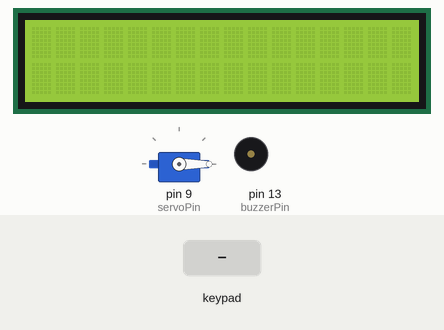
Recording of a sketch running on a simulated Arduino Uno, built with avr-gcc and run on an emulated ATmega328P. On the bench: servo, 16×2 character LCD, buzzer (waves = sounding, pin HIGH). The test bench sets the inputs (shaded band).

Above: at 1.2 s.
1.3 s: keypad keys 1 2 3 4 pressed 0.4 s apart
At 1.5 s:
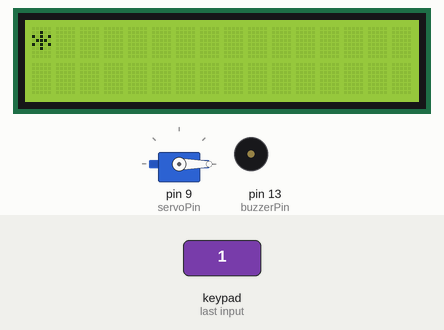
At 4.2 s:
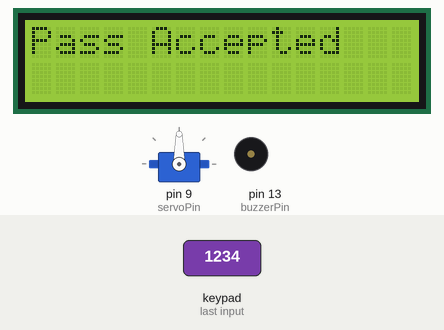
Timing chart, 0 to 9.3 s (numbered marks = the images above; inputs shaded):
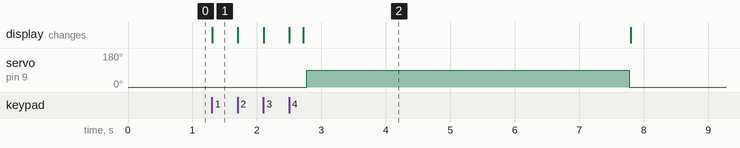

The sketch:

password_security.ino
```cpp
#include <LiquidCrystal_I2C.h>
#include <Keypad.h>
#include <SoftwareSerial.h>
#include <Servo.h>


SoftwareSerial BTserial(8,12 ); // SoftwareSerial BTserial(Rx, Tx)
LiquidCrystal_I2C lcd(0x27, 16, 2);
Servo sg90;
constexpr uint8_t servoPin = 9;
constexpr uint8_t buzzerPin = 13;
char initial_password[4] = {'1', '2', '3', '4'};  // Variable to store initial password
char password[4];   // Variable to store users password
boolean NormalMode = true; // boolean to change modes
char key_pressed = 0; // Variable to store incoming keys
uint8_t i = 0;  // Variable used for counter
const byte rows = 4;
const byte columns = 3;
char hexaKeys[rows][columns] = {
{'1', '2', '3'},
{'4', '5', '6'},
{'7', '8', '9'},
{'*', '0', '#'}
};
byte row_pins[rows] = {11, 7, 6, 5};
byte column_pins[columns] = {4, 3, 2};
Keypad keypad_key = Keypad( makeKeymap(hexaKeys), row_pins, column_pins, rows, columns);
void setup() {
// Arduino Pin configuration
pinMode(buzzerPin, OUTPUT);
sg90.attach(servoPin);  //Declare pin 8 for servo
sg90.write(0); // Set initial position at 0 degrees
lcd.init();   // LCD screen
lcd.backlight();
// Arduino communicates with SIM900 GSM shield at a baud rate of 19200
// Make sure that corresponds to the baud rate of your module
BTserial.begin(9800);
}
void loop() {
if (NormalMode == false){
BTserial.print("Someone is trying to unlock the door");
}
else(NormalMode == true) ;{
key_pressed = keypad_key.getKey(); // Storing keys
if (key_pressed)
{
password[i++] = key_pressed; // Storing in password variable
lcd.print("*");
}
if (i == 4) // If 4 keys are completed
{
delay(200);
if (!(strncmp(password, initial_password, 4))) // If password is matched
{
lcd.clear();
lcd.print("Pass Accepted");
BTserial.print("\nDoor Opened \nIf it was't you, then there was an intrusion.");
sg90.write(90); // Door Opened
delay(5000);
sg90.write(0); // Door Closed
lcd.clear();
i = 0;
BTserial.print("\nDoor has been opened");
delay(2000);
}
else    // If password is not matched
{
lcd.clear();
lcd.print("\nWrong Password");
digitalWrite(buzzerPin, HIGH);
delay(3000);
digitalWrite(buzzerPin, LOW);
lcd.clear();
i = 0;
BTserial.print("\nSomeone is trying to open the door");
delay(2000);
lcd.print("\nClosed");
delay(5000);
lcd.clear();
}
}

}
}
```

Measured:
- after the input at 1.3 s, servo on pin 9 (servoPin): 0° → 90° after 1.5 s, → 0° 5.0 s later; the display: changes at once (image 1)
